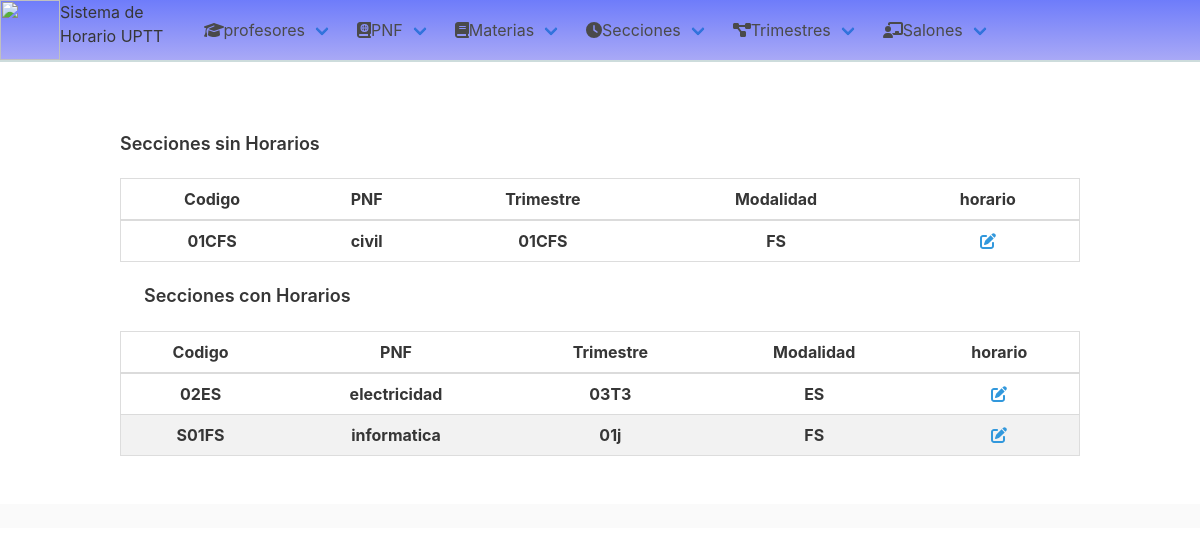
The page /horario/secciones on the database as committed earlier.
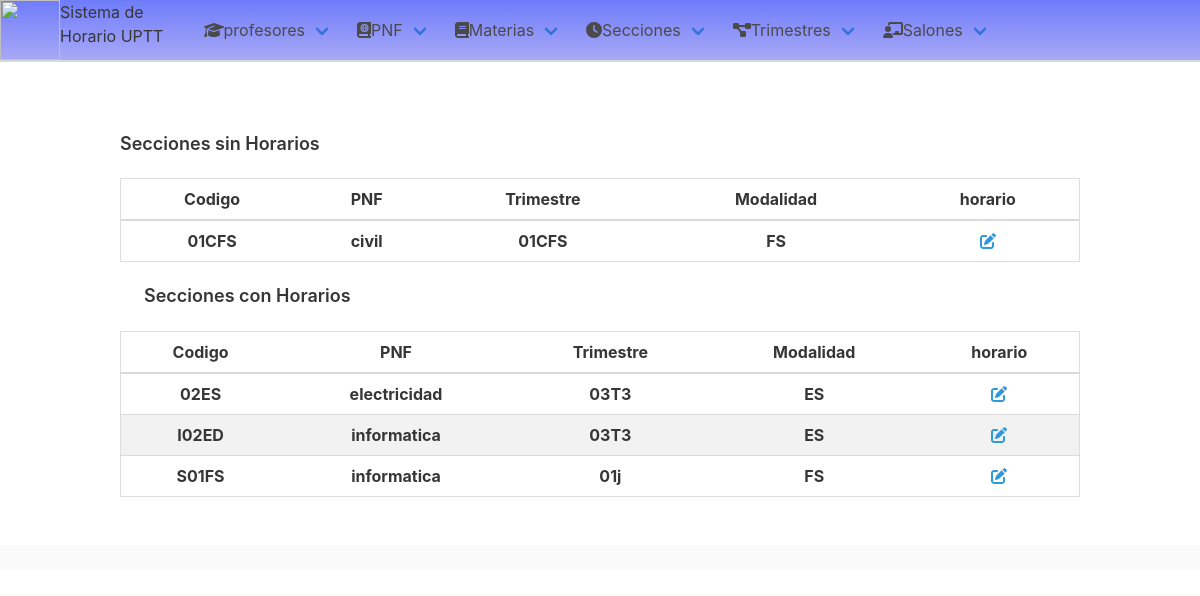
The same page on the database as committed later.
### horario/models.py (models this page shows)
class Secciones(models.Model):
    modalidades = [('FS', "fin de semana"), ('ES', "entre semana")]
    codigo = models.CharField(max_length=10)
    pnf = models.ForeignKey(PNF, null=True, on_delete=models.CASCADE)
    trimestre = models.ForeignKey(Trimestre, on_delete=models.DO_NOTHING)
    modalidad = models.CharField(max_length=30, choices=modalidades)
    profesores = models.ManyToManyField(Profesores)
    class Meta:
        ordering = ["codigo"]
        verbose_name_plural = "Secciones"
    def __str__(self):  # __unicode__ en Python 3
        return self.codigo

class PNF(models.Model):
    nombre = models.CharField(max_length=20)
    trimetres = models.ManyToManyField(Trimestre)
    class Meta:
        ordering = ["nombre"]
        verbose_name_plural = "PNF"
    def __str__(self):
        return self.nombre

class Trimestre(models.Model):
    codigo = models.CharField(max_length=10)
    materias = models.ManyToManyField(Materias)
    Trayecto = models.PositiveIntegerField('Trayecto', null=True)
    def __str__(self):
        return self.codigo

### horario/views.py (the view)
# urls.py: path('horario/secciones', views.listaSeccionHorario, name='horario de secciones'),
def listaSeccionHorario(request):
    secciones = Secciones.objects.all()
    horarios = Horarios.objects.all()
    seccio = []
    for i in horarios:
        seccio.append(i.seccion)
    return (
        render(request, "listasHorarios/secciones_h.html",
               context={'secciones': secciones, 'conHorario': seccio, 'horarios': horarios},
               )
    )

### templates/listasHorarios/secciones_h.html
{% extends 'base.html' %}
{% block content %}
<div class="content">
    <h5 class="mt-3 has-shadow">Secciones sin Horarios </h5>
</div>
<table class="table table-container  has-text-centered ">
<thead class="has-text-centered">
<th>
    Codigo
</th>
<th>
    PNF
</th>
<th>
    Trimestre
</th>
<th >
    Modalidad
</th>
<th>
    horario
</th>
</thead>
<tbody class="has-text-weight-bold ">
{% for i in secciones %}
    {% if i not in  conHorario %}
<tr>
    <td>
        {{ i}}
    </td>
    <td>
        {{ i.pnf }}
    </td>
    <td>
        {{ i.trimestre }}
    </td>
    <td>
        {{ i.modalidad }}
    </td>
    <td id="showModal" class="has-text-centered">
        <i class="fa fa-edit has-text-info has-text-centered" onclick="popUp('profesor/{{ i.id }}')"></i>
    </td>
</tr>
    {% endif %}
{% endfor %}
</tbody>
</table>
<div class="content">
    <h5 class="m-3 has-shadow">Secciones con Horarios </h5>
</div>
<table class="table table-container  has-text-centered ">
<thead class="has-text-centered">
<th class="">
    Codigo
</th>
<th class="">
    PNF
</th>
<th class="">
    Trimestre
</th>
<th class="">
    Modalidad
</th>
<th class="">
    horario
</th>
</thead>
<tbody class="has-text-weight-bold ">
{% for i in secciones  %}
    {% if i in conHorario %}
<tr>
    <td>
        {{ i}}
    </td>
    <td>
        {{ i.pnf }}
    </td>
    <td>
        {{ i.trimestre }}
    </td>
    <td>
        {{ i.modalidad }}
    </td>
    <td id="showModal" class="has-text-centered">
        <i class="fa fa-edit has-text-info has-text-centered" onclick="popUp('profesor/{{ i.id }}')"></i>
    </td>
</tr>
    {% endif %}
{% endfor %}
</tbody>
</table>
{% endblock %}

### templates/base.html (shortened to what this page needs)
<!DOCTYPE html>
<html lang="es">
<head>
    {% load static %}
    <link rel="stylesheet" href="{% static 'horario/css/styles.css' %}">
    <link rel="stylesheet" href="{% static 'horario/css/bulma.css' %}">
</head>
<body>
<header class="head">
    <div class="titulo navbar-brand">
        <a href="/" >
            <img class="upttlogo image" src="{% static 'horario/images/uptt.png' %}" width="60px" height="60px">
            <h3 class="is-4 is-vertical">Sistema de Horario UPTT</h3>
        </a>
    </div>
    <div class="navbar-menu has-text-centered ">
        <div class="navbar-item has-dropdown is-hoverable ">
            <a  href="{% url 'profesores' %}"  class="navbar-link"><i class="fas fa-graduation-cap"></i>profesores</a>
        </div>
        <div class="navbar-item has-dropdown is-hoverable">
            <a href="{% url 'pnf' %}" class="navbar-link"><i class="fa fa-atlas"></i>PNF</a>
        </div>
        <div class="navbar-item has-dropdown is-hoverable">
            <a href="{% url 'materia' %}" class="navbar-link"><i class="fa fa-book"></i>Materias </a>
        </div>
        <div class="navbar-item has-dropdown is-hoverable">
            <a href="{% url 'lista de secciones' %}" class="navbar-link"><i class="fa fa-clock"></i>Secciones</a>
        </div>
        <div class="navbar-item has-dropdown is-hoverable">
            <a href="{% url 'trimestres' %}" class="navbar-link"><i class="fa fa-project-diagram"></i>Trimestres</a>
        </div>
        <div class="navbar-item has-dropdown is-hoverable">
            <a href="{% url 'home' %}" class="navbar-link"><i class="fa fa-chalkboard-teacher"></i>Salones</a>
        </div>
        <div class="navbar-end">
            <div class="navbar-item is-hoverable is-right">
            </div>
        </div>
    </div>
</header>
<section class="section">
    <div class="container">
        {% block content %}{% endblock %}
    </div>
</section>
<footer class="footer tabs ">
</footer>
</body>
</html>
<body>

### static/horario/css/styles.css (style rules this page uses)
body { padding: 0; margin: 0; }
tr:nth-child(even) { background-color: #f2f2f2 }
th, td { text-align: center !important; padding: 16px; }
table { border-collapse: collapse; border-spacing: 0; width: 100%; border: 1px solid #ddd; margin-top: 20px; }
thead { background-color: dodgerblue; }
.upttlogo { width:60px; height:60px; float: left; }
.head { display: inline-flex; width: 100%; border: 0 solid #cddcdc; border-bottom-width: 2px; background: #f2f2f2 linear-gradient(to bottom, rgba(42, 63, 255, 0.66), rgba(0, 0, 255, 0.3)); top:0; }
.footer { bottom: 0; width: 100%; position: relative; padding: 1% !important; }
.m-3 { margin: 1.5rem; }
.mt-3 { margin-top: 1.5rem; }

Rows that differ between the two databases and show on the page:
added Secciones: codigo "I02ED", pnf "informatica", trimestre "03T3", modalidad "ES", shown under "Secciones con Horarios"
